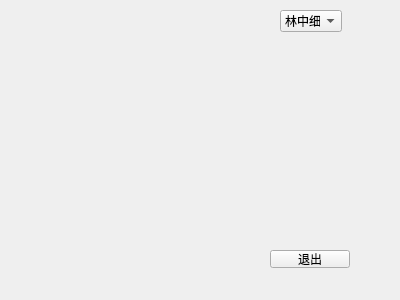
<?xml version="1.0" encoding="UTF-8"?>
<ui version="4.0">
 <class>mainClock</class>
 <widget class="QWidget" name="mainClock">
  <property name="geometry">
   <rect>
    <x>0</x>
    <y>0</y>
    <width>400</width>
    <height>300</height>
   </rect>
  </property>
  <property name="windowTitle">
   <string>Form</string>
  </property>
  <widget class="QPushButton" name="exitButton">
   <property name="geometry">
    <rect>
     <x>270</x>
     <y>250</y>
     <width>80</width>
     <height>18</height>
    </rect>
   </property>
   <property name="text">
    <string>退出</string>
   </property>
  </widget>
  <widget class="QComboBox" name="MusicBox">
   <property name="geometry">
    <rect>
     <x>280</x>
     <y>10</y>
     <width>62</width>
     <height>22</height>
    </rect>
   </property>
   <item>
    <property name="text">
     <string>林中细雨</string>
    </property>
   </item>
   <item>
    <property name="text">
     <string>巴黎咖啡馆</string>
    </property>
   </item>
   <item>
    <property name="text">
     <string>沙滩海浪</string>
    </property>
   </item>
   <item>
    <property name="text">
     <string>不播放音乐</string>
    </property>
   </item>
  </widget>
 </widget>
 <resources/>
 <connections/>
</ui>
